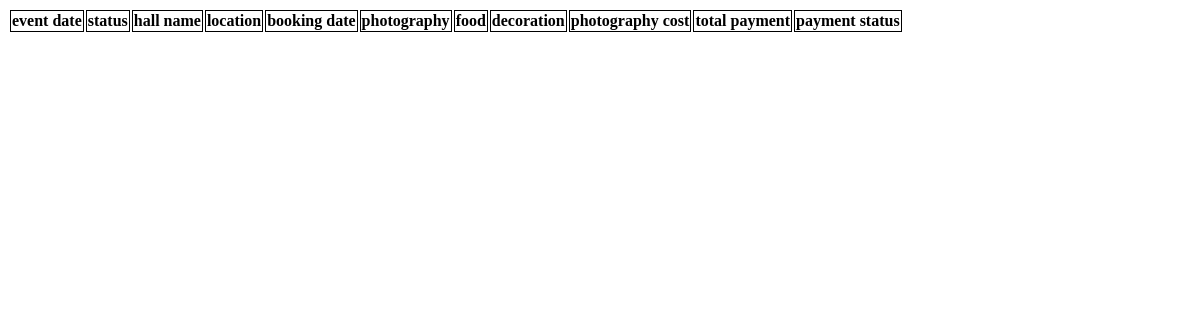
Page /userviewbooking (signed in) on the earlier database version.
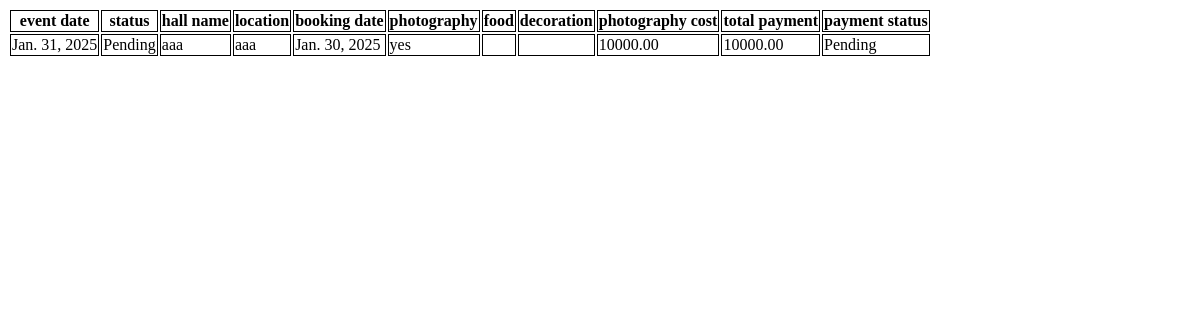
Same page on the later database version.
### ALORA/models.py (models this page shows)
class Bookings(models.Model):
    event_date=models.DateField(null=True)
    event_status=models.CharField(max_length=100,default='Pending')
    user_id=models.ForeignKey(User,on_delete=models.CASCADE)
    hall_id=models.ForeignKey(Halls,on_delete=models.CASCADE)
    booking_date=models.DateField(auto_now_add=True)
    payment_status=models.CharField(max_length=100,default='Pending')
    photography=models.CharField(max_length=100,null=True,blank=True)
    food_value=models.BooleanField(null=True,blank=True)
    food=models.ForeignKey(Food,on_delete=models.CASCADE,null=True,blank=True)
    no_of_people=models.IntegerField(null=True,blank=True)
    decoration_value=models.BooleanField(null=True,blank=True)
    decoration=models.ForeignKey(Decoration,on_delete=models.CASCADE,null=True,blank=True)
    photography_cost=models.DecimalField(max_digits=10,decimal_places=2,null=True,blank=True)
    total_payment=models.DecimalField(max_digits=10,decimal_places=2)

class Halls(models.Model):
    hall_name=models.CharField(max_length=100)
    location=models.CharField(max_length=200)
    capacity=models.IntegerField()
    price_per_day=models.DecimalField(max_digits=10,decimal_places=2)
    photo_url=models.FileField()
    hall_description=models.TextField(null=True,blank=True)

### ALORA/views.py (the view)
# urls.py: path('userviewbooking',views.user_view_booking,name='userviewbooking'),
def user_view_booking(request):
    user=User.objects.get(id=request.user.id)
    booking=Bookings.objects.filter(user_id=user)
    for i in booking:
        print(i.event_status)
    return render(request,'user_view_booking.html',{'x':booking})

### template/user_view_booking.html (shortened to what this page needs)
<!DOCTYPE html>
<html lang="en">
<head>
</head>
<body>
    <table>
        <tr>
            <th>event date</th>
            <th>status</th>
            <th>hall name</th>
            <th>location</th>
            <th>booking date</th>
            <th>photography</th>
            <th>food</th>
            <th>decoration</th>
            <th>photography cost</th>
            <th>total payment</th>
            <th>payment status</th>
        </tr>
        {% for i in x %}
        <tr>
            <td>{{i.event_date}}</td>
            <td>{{ i.event_status }}</td>
           <td>{{i.hall_id.hall_name}}</td>
            <td>{{i.hall_id.location}}</td>
            <td>{{i.booking_date}}</td>
            <td>{{i.photography}}</td>
             <td>{{i.food.food_name}}</td>
            <td>{{i.decoration.decoration_name}}</td>
            <td>{{i.photography_cost}}</td>
            <td>{{i.total_payment}}</td>
            <td>{{i.payment_status}}</td>
        </tr>
            {% endfor %}
        </table>
</body>
</html>

Differences in the rows shown:
added Bookings: event_date "Jan. 31, 2025", event_status "Pending", hall_id.hall_name "aaa", hall_id.location "aaa", booking_date "Jan. 30, 2025", photography "yes", photography_cost "10000.00", total_payment "10000.00", payment_status "Pending"
